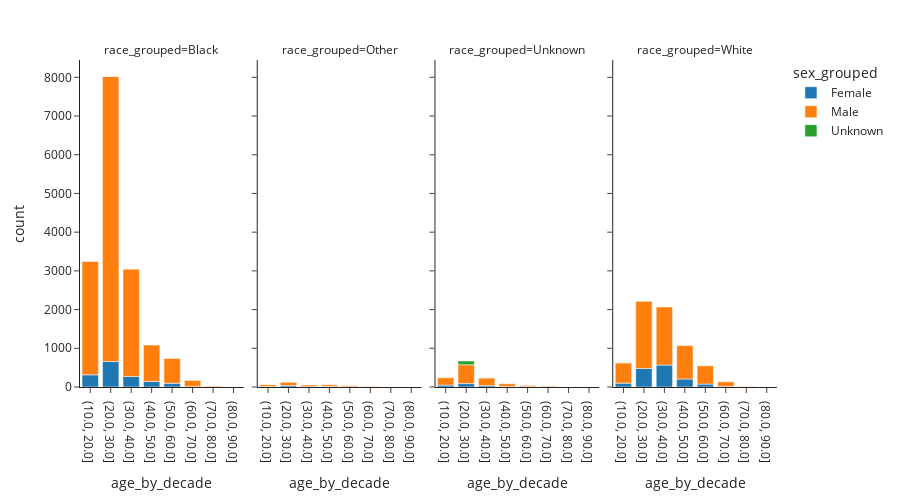

Notebook source saved alongside this figure:
### Code cell
fig = px.bar(agg_df, x='age_by_decade', y='count', facet_col='race_grouped',color='sex_grouped',height=500)

fig.show()

### Figure 1 — Plotly figure (JSON) as saved in the notebook; plotly's stock layout.template omitted (floating-point values rounded to 4 significant figures)
{"data": [{"alignmentgroup": "True", "hovertemplate": "sex_grouped=Female<br>race_grouped=Black<br>age_by_decade=%{x}<br>count=%{y}<extra></extra>", "legendgroup": "Female", "marker": {"color": "#1F77B4", "pattern": {"shape": ""}}, "name": "Female", "offsetgroup": "Female", "orientation": "v", "showlegend": true, "textposition": "auto", "type": "bar", "x": ["(10.0, 20.0]", "(20.0, 30.0]", "(30.0, 40.0]", "(40.0, 50.0]", "(50.0, 60.0]", "(60.0, 70.0]", "(70.0, 80.0]"], "xaxis": "x", "y": [314, 658, 273, 142, 96, 16, 3], "yaxis": "y"}, {"alignmentgroup": "True", "hovertemplate": "sex_grouped=Female<br>race_grouped=Other<br>age_by_decade=%{x}<br>count=%{y}<extra></extra>", "legendgroup": "Female", "marker": {"color": "#1F77B4", "pattern": {"shape": ""}}, "name": "Female", "offsetgroup": "Female", "orientation": "v", "showlegend": false, "textposition": "auto", "type": "bar", "x": ["(10.0, 20.0]", "(20.0, 30.0]", "(30.0, 40.0]", "(40.0, 50.0]", "(50.0, 60.0]", "(60.0, 70.0]"], "xaxis": "x2", "y": [13, 36, 10, 14, 5, 1], "yaxis": "y2"}, {"alignmentgroup": "True", "hovertemplate": "sex_grouped=Female<br>race_grouped=Unknown<br>age_by_decade=%{x}<br>count=%{y}<extra></extra>", "legendgroup": "Female", "marker": {"color": "#1F77B4", "pattern": {"shape": ""}}, "name": "Female", "offsetgroup": "Female", "orientation": "v", "showlegend": false, "textposition": "auto", "type": "bar", "x": ["(10.0, 20.0]", "(20.0, 30.0]", "(30.0, 40.0]", "(40.0, 50.0]", "(50.0, 60.0]", "(60.0, 70.0]"], "xaxis": "x3", "y": [49, 88, 36, 14, 7, 3], "yaxis": "y3"}, {"alignmentgroup": "True", "hovertemplate": "sex_grouped=Female<br>race_grouped=White<br>age_by_decade=%{x}<br>count=%{y}<extra></extra>", "legendgroup": "Female", "marker": {"color": "#1F77B4", "pattern": {"shape": ""}}, "name": "Female", "offsetgroup": "Female", "orientation": "v", "showlegend": false, "textposition": "auto", "type": "bar", "x": ["(10.0, 20.0]", "(20.0, 30.0]", "(30.0, 40.0]", "(40.0, 50.0]", "(50.0, 60.0]", "(60.0, 70.0]", "(70.0, 80.0]"], "xaxis": "x4", "y": [100, 479, 566, 207, 75, 14, 2], "yaxis": "y4"}, {"alignmentgroup": "True", "hovertemplate": "sex_grouped=Male<br>race_grouped=Black<br>age_by_decade=%{x}<br>count=%{y}<extra></extra>", "legendgroup": "Male", "marker": {"color": "#FF7F0E", "pattern": {"shape": ""}}, "name": "Male", "offsetgroup": "Male", "orientation": "v", "showlegend": true, "textposition": "auto", "type": "bar", "x": ["(10.0, 20.0]", "(20.0, 30.0]", "(30.0, 40.0]", "(40.0, 50.0]", "(50.0, 60.0]", "(60.0, 70.0]", "(70.0, 80.0]"], "xaxis": "x", "y": [2929, 7364, 2772, 943, 641, 153, 18], "yaxis": "y"}, {"alignmentgroup": "True", "hovertemplate": "sex_grouped=Male<br>race_grouped=Other<br>age_by_decade=%{x}<br>count=%{y}<extra></extra>", "legendgroup": "Male", "marker": {"color": "#FF7F0E", "pattern": {"shape": ""}}, "name": "Male", "offsetgroup": "Male", "orientation": "v", "showlegend": false, "textposition": "auto", "type": "bar", "x": ["(10.0, 20.0]", "(20.0, 30.0]", "(30.0, 40.0]", "(40.0, 50.0]", "(50.0, 60.0]", "(60.0, 70.0]", "(80.0, 90.0]"], "xaxis": "x2", "y": [48, 86, 42, 42, 25, 9, 1], "yaxis": "y2"}, {"alignmentgroup": "True", "hovertemplate": "sex_grouped=Male<br>race_grouped=Unknown<br>age_by_decade=%{x}<br>count=%{y}<extra></extra>", "legendgroup": "Male", "marker": {"color": "#FF7F0E", "pattern": {"shape": ""}}, "name": "Male", "offsetgroup": "Male", "orientation": "v", "showlegend": false, "textposition": "auto", "type": "bar", "x": ["(10.0, 20.0]", "(20.0, 30.0]", "(30.0, 40.0]", "(40.0, 50.0]", "(50.0, 60.0]", "(60.0, 70.0]"], "xaxis": "x3", "y": [189, 486, 199, 70, 30, 14], "yaxis": "y3"}, {"alignmentgroup": "True", "hovertemplate": "sex_grouped=Male<br>race_grouped=White<br>age_by_decade=%{x}<br>count=%{y}<extra></extra>", "legendgroup": "Male", "marker": {"color": "#FF7F0E", "pattern": {"shape": ""}}, "name": "Male", "offsetgroup": "Male", "orientation": "v", "showlegend": false, "textposition": "auto", "type": "bar", "x": ["(10.0, 20.0]", "(20.0, 30.0]", "(30.0, 40.0]", "(40.0, 50.0]", "(50.0, 60.0]", "(60.0, 70.0]", "(70.0, 80.0]", "(80.0, 90.0]"], "xaxis": "x4", "y": [526, 1740, 1502, 863, 473, 121, 14, 2], "yaxis": "y4"}, {"alignmentgroup": "True", "hovertemplate": "sex_grouped=Unknown<br>race_grouped=Black<br>age_by_decade=%{x}<br>count=%{y}<extra></extra>", "legendgroup": "Unknown", "marker": {"color": "#2CA02C", "pattern": {"shape": ""}}, "name": "Unknown", "offsetgroup": "Unknown", "orientation": "v", "showlegend": true, "textposition": "auto", "type": "bar", "x": ["(20.0, 30.0]"], "xaxis": "x", "y": [3], "yaxis": "y"}, {"alignmentgroup": "True", "hovertemplate": "sex_grouped=Unknown<br>race_grouped=Unknown<br>age_by_decade=%{x}<br>count=%{y}<extra></extra>", "legendgroup": "Unknown", "marker": {"color": "#2CA02C", "pattern": {"shape": ""}}, "name": "Unknown", "offsetgroup": "Unknown", "orientation": "v", "showlegend": false, "textposition": "auto", "type": "bar", "x": ["(20.0, 30.0]", "(30.0, 40.0]"], "xaxis": "x3", "y": [97, 2], "yaxis": "y3"}, {"alignmentgroup": "True", "hovertemplate": "sex_grouped=Unknown<br>race_grouped=White<br>age_by_decade=%{x}<br>count=%{y}<extra></extra>", "legendgroup": "Unknown", "marker": {"color": "#2CA02C", "pattern": {"shape": ""}}, "name": "Unknown", "offsetgroup": "Unknown", "orientation": "v", "showlegend": false, "textposition": "auto", "type": "bar", "x": ["(10.0, 20.0]", "(20.0, 30.0]"], "xaxis": "x4", "y": [1, 2], "yaxis": "y4"}], "layout": {"annotations": [{"font": {}, "showarrow": false, "text": "race_grouped=Black", "x": 0.1175, "xanchor": "center", "xref": "paper", "y": 1, "yanchor": "bottom", "yref": "paper"}, {"font": {}, "showarrow": false, "text": "race_grouped=Other", "x": 0.3725, "xanchor": "center", "xref": "paper", "y": 1, "yanchor": "bottom", "yref": "paper"}, {"font": {}, "showarrow": false, "text": "race_grouped=Unknown", "x": 0.6275, "xanchor": "center", "xref": "paper", "y": 1, "yanchor": "bottom", "yref": "paper"}, {"font": {}, "showarrow": false, "text": "race_grouped=White", "x": 0.8825, "xanchor": "center", "xref": "paper", "y": 1, "yanchor": "bottom", "yref": "paper"}], "barmode": "relative", "height": 500, "legend": {"title": {"text": "sex_grouped"}, "tracegroupgap": 0}, "margin": {"t": 60}, "xaxis": {"anchor": "y", "domain": [0, 0.235], "title": {"text": "age_by_decade"}}, "xaxis2": {"anchor": "y2", "domain": [0.255, 0.49], "matches": "x", "title": {"text": "age_by_decade"}}, "xaxis3": {"anchor": "y3", "domain": [0.51, 0.745], "matches": "x", "title": {"text": "age_by_decade"}}, "xaxis4": {"anchor": "y4", "domain": [0.765, 1.0], "matches": "x", "title": {"text": "age_by_decade"}}, "yaxis": {"anchor": "x", "domain": [0, 1], "title": {"text": "count"}}, "yaxis2": {"anchor": "x2", "domain": [0, 1], "matches": "y", "showticklabels": false}, "yaxis3": {"anchor": "x3", "domain": [0, 1], "matches": "y", "showticklabels": false}, "yaxis4": {"anchor": "x4", "domain": [0, 1], "matches": "y", "showticklabels": false}}}
